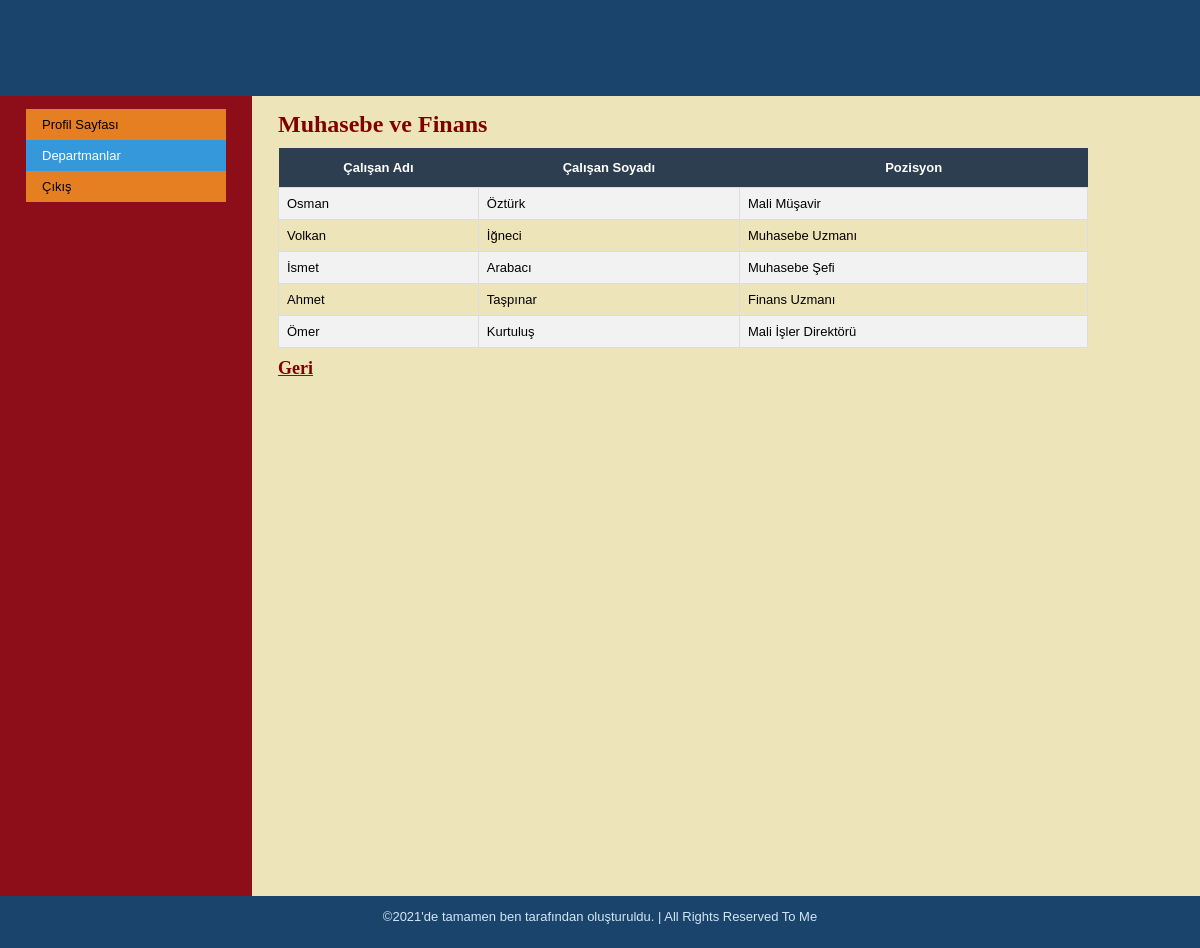
Page /user_show_employee.php?choose=5 on the committed database.
### tables this page shows
CREATE TABLE `departman_bilgi` (
  `departman_id` int(11) NOT NULL,
  `departman_ad` varchar(50) NOT NULL,
  `tablo_ad` varchar(50) NOT NULL
);

CREATE TABLE `muhasebe_finans` (
  `id` int(11) NOT NULL,
  `ad` varchar(50) NOT NULL,
  `soyad` varchar(50) NOT NULL,
  `TCKN` varchar(11) NOT NULL,
  `pozisyon` varchar(50) NOT NULL,
  `baslama_tarihi` date NOT NULL,
  `sicil_no` varchar(13) NOT NULL,
  `sozlesme_suresi` varchar(10) NOT NULL,
  `aylik_maas` int(11) NOT NULL,
  `statuscode` tinyint(4) NOT NULL,
  `departman_id` int(11) NOT NULL
);

### includes/functions.php (called while the page is built, shortened)
<?php
	function query_control($result)
	{
		if(!$result)
			die("Veritabanı sorgu hatası..!");
		else
			return $result;
	}
	function mysql_prep($value)
	{
		global $con;
		$value = mysqli_real_escape_string($con, $value);
		return $value;
	}
	function GetDepartment($id)
	{
		global $con;
		$id = mysql_prep($id);
		$query = "SELECT *FROM departman_bilgi WHERE departman_id=$id";
		$result = mysqli_query($con,$query);
		$verified_result = query_control($result);
		return $verified_result;
	}
?>

### user_show_employee.php (the view, shortened to what this page needs)
<?php include("includes/connect_mysql.php"); ?>
<?php include("includes/functions.php"); ?>
<?php
	if(isset($_GET["choose"]))
	{
		$choose = $_GET["choose"];
		$result = GetDepartment($choose);
		if(mysqli_num_rows($result) == 1)
		{
			$rows = mysqli_fetch_array($result);
			$table_name = $rows["tablo_ad"];
			$title_name = $rows["departman_ad"];
		}
	}
?>
<?php include("includes/user_header.php"); ?>
			<table id="structure">
				<tr>
					<td id="navigation">
						<div id="menu">
							<ul>
								<li><a href="user_content.php">Profil Sayfası</a></li>
								<li><a class="active" href="user_departments.php">Departmanlar</a></li>
								<li><a href="main.php">Çıkış</a></li>
							</ul>
						</div>
					</td>
					<td id="page">
						<?php echo "<h2><font face='tahoma' size='5' color='maroon'><b>".$title_name."</b></font></h2>"; ?>
						<table id="tablo">
							<tr>
								<th>Çalışan Adı</th>
								<th>Çalışan Soyadı</th>
								<th>Pozisyon</th>
							</tr>
							<?php
								$query = "SELECT * FROM ".$table_name;
								$result = mysqli_query($con, $query);
								$verified_result = query_control($result);
								while($rows = mysqli_fetch_array($verified_result))
								{
									echo "<tr>
									<td>".$rows[1]."</td>
									<td>".$rows[2]."</td>
									<td>".$rows[4]."</td>
									</tr>";
								}
							?>
						</table>
						<a href="user_departments.php">
							<p>
								<font face="tahoma" size="4" color="maroon"><b>Geri</b></font>
							</p>
						</a>
					</td>
				</tr>
			</table>
<?php include("includes/footer.php"); ?>

### css/menu.css (style rules this page uses)
#menu ul { list-style-type: none; margin: 0; padding: 0; width: 200px; background-color: #e67e22; }
#menu li a { display: block; color: #000; padding: 8px 16px; text-decoration: none; }
#menu li a.active { background-color: #3498db; color: white; }

### css/public.css (style rules this page uses)
html { height: 100%; width: 100%; }
body { width: 100%; height: 100%; margin: 0px; padding: 0px; border: 0px; font-family: Verdana, Arial, Helvetica, sans-serif; background: #D4E6F4; font-size: 13px; line-height: 15px; }
table, tr, td { border-collapse: collapse; vertical-align: top; font-size: 13px; line-height: 15px; }
a { color: #8D0D19; }
#structure { height: 800px; width: 100%; }
#navigation { width: 150px; padding: 1em 2em; color: #D4E6F4; background: #8D0D19; }
#page { padding-left: 2em; vertical-align: top; background: #EEE4B9; }
#page h2 { color: #8D0D19; margin-top: 1em; }

### css/tables.css (style rules this page uses)
#tablo { border-collapse: collapse; width: 88%; }
#tablo td, #personel th { border: 1px solid #ddd; padding: 8px; }
#tablo tr:nth-child(even) { background-color: #f2f2f2; }
#tablo th { padding-top: 12px; padding-bottom: 12px; text-align: middle; background-color: #2c3e50; color: white; }

### rows in the picture
departman_bilgi: departman_ad "Muhasebe ve Finans"
muhasebe_finans: ad "Osman", soyad "Öztürk", pozisyon "Mali Müşavir"
muhasebe_finans: ad "Volkan", soyad "İğneci", pozisyon "Muhasebe Uzmanı"
muhasebe_finans: ad "İsmet", soyad "Arabacı", pozisyon "Muhasebe Şefi"
muhasebe_finans: ad "Ahmet", soyad "Taşpınar", pozisyon "Finans Uzmanı"
muhasebe_finans: ad "Ömer", soyad "Kurtuluş", pozisyon "Mali İşler Direktörü"
